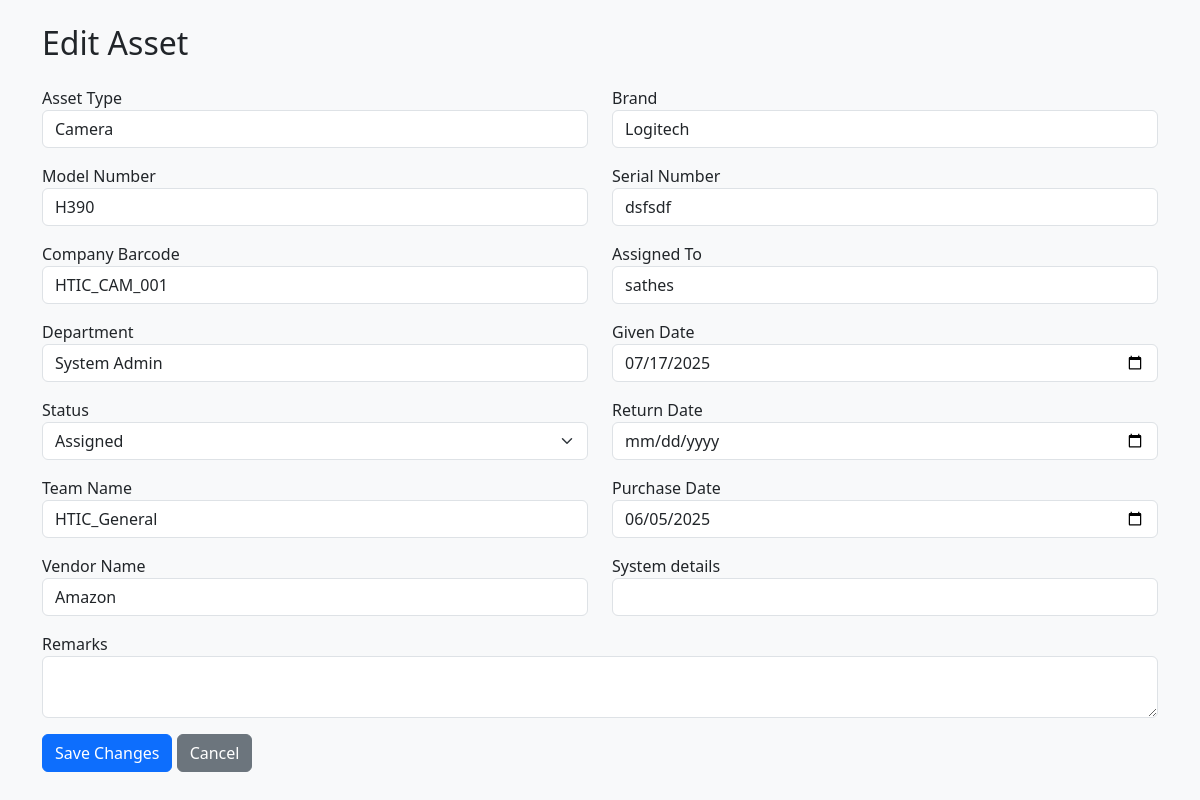
/edit/2 (signed in), run on the app's committed database.
### models.py (models this page shows)
class Asset(db.Model):
    id = db.Column(db.Integer, primary_key=True)
    asset_type = db.Column(db.String(100))
    brand = db.Column(db.String(100))
    model_number = db.Column(db.String(100))
    serial_number = db.Column(db.String(100))
    company_barcode = db.Column(db.String(100))
    system_details = db.Column(db.Text)
    assigned_to = db.Column(db.String(100))
    team_name = db.Column(db.String(100))
    department = db.Column(db.String(100))
    given_date = db.Column(db.Date)
    status = db.Column(db.String(100))
    return_date = db.Column(db.Date)
    purchase_date = db.Column(db.Date)
    vendor_name = db.Column(db.String(100))
    remarks = db.Column(db.Text)

### app.py (the view, shortened to what this page needs)
@app.route('/edit/<int:asset_id>', methods=['GET', 'POST'])
@admin_required
def edit_asset(asset_id):
    asset = Asset.query.get_or_404(asset_id)
    return render_template('edit_asset.html', asset=asset)

### app.py (called while the page is built)
def admin_required(f):
    @wraps(f)
    def decorated_function(*args, **kwargs):
        if session.get('role') != 'admin':
            flash("Admin access only", "danger")
            return redirect(url_for('index'))
        return f(*args, **kwargs)
    return decorated_function

### templates/edit_asset.html (shortened to what this page needs)
<!DOCTYPE html>
<html lang="en">
<head>
    <link href="https://cdn.jsdelivr.net/npm/bootstrap@5.3.0/dist/css/bootstrap.min.css" rel="stylesheet">
</head>
<body class="bg-light">
<div class="container py-4">
    <h2 class="mb-4">Edit Asset</h2>
    <form method="POST">
        <div class="row mb-3">
            <div class="col">
                <label>Asset Type</label>
                <input type="text" name="asset_type" class="form-control" value="{{ asset.asset_type }}" required>
            </div>
            <div class="col">
                <label>Brand</label>
                <input type="text" name="brand" class="form-control" value="{{ asset.brand }}" required>
            </div>
        </div>
        <div class="row mb-3">
            <div class="col">
                <label>Model Number</label>
                <input type="text" name="model_number" class="form-control" value="{{ asset.model_number }}" required>
            </div>
            <div class="col">
                <label>Serial Number</label>
                <input type="text" name="serial_number" class="form-control" value="{{ asset.serial_number }}" required>
            </div>
        </div>
        <div class="row mb-3">
            <div class="col">
                <label>Company Barcode</label>
                <input type="text" name="company_barcode" class="form-control" value="{{ asset.company_barcode }}" required>
            </div>
            <div class="col">
                <label>Assigned To</label>
                <input type="text" name="assigned_to" class="form-control" value="{{ asset.assigned_to }}" required>
            </div>
        </div>
        <div class="row mb-3">
            <div class="col">
                <label>Department</label>
                <input type="text" name="department" class="form-control" value="{{ asset.department }}">
            </div>
            <div class="col">
                <label>Given Date</label>
                <input type="date" name="given_date" class="form-control" value="{{ asset.given_date }}" required>
            </div>
        </div>
        <div class="row mb-3">
            <div class="col">
                <label>Status</label>
                <select name="status" class="form-select" required>
                    <option value="Assigned" {% if asset.status == 'Assigned' %}selected{% endif %}>Assigned</option>
                </select>
            </div>
            <div class="col">
                <label>Return Date</label>
                <input type="date" name="return_date" class="form-control" value="{{ asset.return_date }}">
            </div>
        </div>
        <div class="row mb-3">
            <div class="col">
                <label>Team Name</label>
                <input type="text" name="team_name" class="form-control" value="{{ asset.team_name }}">
            </div>
            <div class="col">
                <label>Purchase Date</label>
                <input type="date" name="purchase_date" class="form-control" value="{{ asset.purchase_date }}">
            </div>
        </div>
        <div class="row mb-3">
            <div class="col">
                <label>Vendor Name</label>
                <input type="text" name="vendor_name" class="form-control" value="{{ asset.vendor_name }}">
            </div>
            <div class="col">
                <label>System details</label>
                <input type="text" name="system_details" class="form-control" value="{{ asset.system_details }}">
            </div>
        </div>
        <div class="mb-3">
            <label>Remarks</label>
            <textarea name="remarks" class="form-control">{{ asset.remarks }}</textarea>
        </div>
        <button type="submit" class="btn btn-primary">Save Changes</button>
        <a href="/" class="btn btn-secondary">Cancel</a>
    </form>
</div>
</body>
</html>

### data on the page
Asset: asset_type "Camera", brand "Logitech", model_number "H390", serial_number "dsfsdf", company_barcode "HTIC_CAM_001", assigned_to "sathes", department "System Admin", given_date "07/17/2025", status "Assigned", team_name "HTIC_General", purchase_date "06/05/2025", vendor_name "Amazon"
